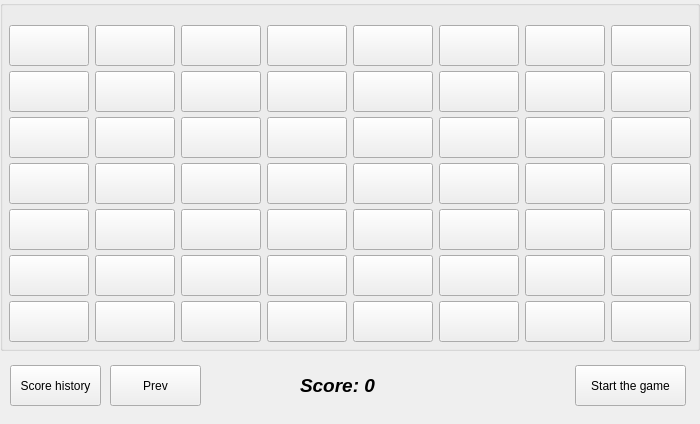
<?xml version="1.0" encoding="UTF-8"?>
<ui version="4.0">
 <class>MainWindow</class>
 <widget class="QMainWindow" name="MainWindow">
  <property name="geometry">
   <rect>
    <x>0</x>
    <y>0</y>
    <width>700</width>
    <height>424</height>
   </rect>
  </property>
  <property name="font">
   <font>
    <family>Ubuntu</family>
   </font>
  </property>
  <property name="windowTitle">
   <string>Reflex game</string>
  </property>
  <widget class="QWidget" name="centralwidget">
   <widget class="QPushButton" name="pushButton_40">
    <property name="geometry">
     <rect>
      <x>353</x>
      <y>255</y>
      <width>80</width>
      <height>41</height>
     </rect>
    </property>
    <property name="text">
     <string/>
    </property>
   </widget>
   <widget class="QPushButton" name="pushButton_49">
    <property name="geometry">
     <rect>
      <x>611</x>
      <y>255</y>
      <width>80</width>
      <height>41</height>
     </rect>
    </property>
    <property name="text">
     <string/>
    </property>
   </widget>
   <widget class="QPushButton" name="ScoreHistory">
    <property name="geometry">
     <rect>
      <x>10</x>
      <y>365</y>
      <width>91</width>
      <height>41</height>
     </rect>
    </property>
    <property name="text">
     <string>Score history</string>
    </property>
   </widget>
   <widget class="QPushButton" name="pushButton_33">
    <property name="geometry">
     <rect>
      <x>525</x>
      <y>163</y>
      <width>80</width>
      <height>41</height>
     </rect>
    </property>
    <property name="text">
     <string/>
    </property>
   </widget>
   <widget class="QPushButton" name="pushButton_48">
    <property name="geometry">
     <rect>
      <x>9</x>
      <y>301</y>
      <width>80</width>
      <height>41</height>
     </rect>
    </property>
    <property name="text">
     <string/>
    </property>
   </widget>
   <widget class="QPushButton" name="pushButton_35">
    <property name="geometry">
     <rect>
      <x>181</x>
      <y>209</y>
      <width>80</width>
      <height>41</height>
     </rect>
    </property>
    <property name="text">
     <string/>
    </property>
   </widget>
   <widget class="QPushButton" name="pushButton_10">
    <property name="geometry">
     <rect>
      <x>439</x>
      <y>25</y>
      <width>80</width>
      <height>41</height>
     </rect>
    </property>
    <property name="text">
     <string/>
    </property>
   </widget>
   <widget class="QPushButton" name="pushButton_29">
    <property name="geometry">
     <rect>
      <x>439</x>
      <y>163</y>
      <width>80</width>
      <height>41</height>
     </rect>
    </property>
    <property name="text">
     <string/>
    </property>
   </widget>
   <widget class="QPushButton" name="pushButton_7">
    <property name="geometry">
     <rect>
      <x>95</x>
      <y>71</y>
      <width>80</width>
      <height>41</height>
     </rect>
    </property>
    <property name="text">
     <string/>
    </property>
   </widget>
   <widget class="QPushButton" name="pushButton_2">
    <property name="geometry">
     <rect>
      <x>95</x>
      <y>25</y>
      <width>80</width>
      <height>41</height>
     </rect>
    </property>
    <property name="text">
     <string/>
    </property>
   </widget>
   <widget class="QPushButton" name="pushButton_37">
    <property name="geometry">
     <rect>
      <x>95</x>
      <y>255</y>
      <width>80</width>
      <height>41</height>
     </rect>
    </property>
    <property name="text">
     <string/>
    </property>
   </widget>
   <widget class="QPushButton" name="pushButton_43">
    <property name="geometry">
     <rect>
      <x>439</x>
      <y>301</y>
      <width>80</width>
      <height>41</height>
     </rect>
    </property>
    <property name="text">
     <string/>
    </property>
   </widget>
   <widget class="QPushButton" name="pushButton_11">
    <property name="geometry">
     <rect>
      <x>439</x>
      <y>71</y>
      <width>80</width>
      <height>41</height>
     </rect>
    </property>
    <property name="text">
     <string/>
    </property>
   </widget>
   <widget class="QPushButton" name="pushButton_9">
    <property name="geometry">
     <rect>
      <x>525</x>
      <y>25</y>
      <width>80</width>
      <height>41</height>
     </rect>
    </property>
    <property name="text">
     <string/>
    </property>
   </widget>
   <widget class="QPushButton" name="pushButton_26">
    <property name="geometry">
     <rect>
      <x>353</x>
      <y>117</y>
      <width>80</width>
      <height>41</height>
     </rect>
    </property>
    <property name="text">
     <string/>
    </property>
   </widget>
   <widget class="QPushButton" name="pushButton_41">
    <property name="geometry">
     <rect>
      <x>353</x>
      <y>209</y>
      <width>80</width>
      <height>41</height>
     </rect>
    </property>
    <property name="text">
     <string/>
    </property>
   </widget>
   <widget class="QPushButton" name="pushButton_8">
    <property name="geometry">
     <rect>
      <x>611</x>
      <y>25</y>
      <width>80</width>
      <height>41</height>
     </rect>
    </property>
    <property name="text">
     <string/>
    </property>
   </widget>
   <widget class="QPushButton" name="pushButton_5">
    <property name="geometry">
     <rect>
      <x>353</x>
      <y>25</y>
      <width>80</width>
      <height>41</height>
     </rect>
    </property>
    <property name="text">
     <string/>
    </property>
   </widget>
   <widget class="QPushButton" name="pushButton_47">
    <property name="geometry">
     <rect>
      <x>267</x>
      <y>301</y>
      <width>80</width>
      <height>41</height>
     </rect>
    </property>
    <property name="text">
     <string/>
    </property>
   </widget>
   <widget class="QPushButton" name="pushButton_17">
    <property name="geometry">
     <rect>
      <x>611</x>
      <y>71</y>
      <width>80</width>
      <height>41</height>
     </rect>
    </property>
    <property name="text">
     <string/>
    </property>
   </widget>
   <widget class="QPushButton" name="pushButton_42">
    <property name="geometry">
     <rect>
      <x>525</x>
      <y>301</y>
      <width>80</width>
      <height>41</height>
     </rect>
    </property>
    <property name="text">
     <string/>
    </property>
   </widget>
   <widget class="QPushButton" name="pushButton_45">
    <property name="geometry">
     <rect>
      <x>181</x>
      <y>301</y>
      <width>80</width>
      <height>41</height>
     </rect>
    </property>
    <property name="text">
     <string/>
    </property>
   </widget>
   <widget class="QPushButton" name="pushButton_53">
    <property name="geometry">
     <rect>
      <x>611</x>
      <y>209</y>
      <width>80</width>
      <height>41</height>
     </rect>
    </property>
    <property name="text">
     <string/>
    </property>
   </widget>
   <widget class="QPushButton" name="pushButton_44">
    <property name="geometry">
     <rect>
      <x>353</x>
      <y>301</y>
      <width>80</width>
      <height>41</height>
     </rect>
    </property>
    <property name="text">
     <string/>
    </property>
   </widget>
   <widget class="QPushButton" name="pushButton_39">
    <property name="geometry">
     <rect>
      <x>9</x>
      <y>255</y>
      <width>80</width>
      <height>41</height>
     </rect>
    </property>
    <property name="text">
     <string/>
    </property>
   </widget>
   <widget class="QPushButton" name="pushButton_22">
    <property name="geometry">
     <rect>
      <x>95</x>
      <y>163</y>
      <width>80</width>
      <height>41</height>
     </rect>
    </property>
    <property name="text">
     <string/>
    </property>
   </widget>
   <widget class="QPushButton" name="pushButton_6">
    <property name="geometry">
     <rect>
      <x>181</x>
      <y>71</y>
      <width>80</width>
      <height>41</height>
     </rect>
    </property>
    <property name="text">
     <string/>
    </property>
   </widget>
   <widget class="QPushButton" name="pushButton_15">
    <property name="geometry">
     <rect>
      <x>525</x>
      <y>71</y>
      <width>80</width>
      <height>41</height>
     </rect>
    </property>
    <property name="text">
     <string/>
    </property>
   </widget>
   <widget class="QPushButton" name="pushButton_1">
    <property name="geometry">
     <rect>
      <x>9</x>
      <y>25</y>
      <width>80</width>
      <height>41</height>
     </rect>
    </property>
    <property name="text">
     <string/>
    </property>
   </widget>
   <widget class="QPushButton" name="pushButton_51">
    <property name="geometry">
     <rect>
      <x>267</x>
      <y>255</y>
      <width>80</width>
      <height>41</height>
     </rect>
    </property>
    <property name="text">
     <string/>
    </property>
   </widget>
   <widget class="QPushButton" name="pushButton_18">
    <property name="geometry">
     <rect>
      <x>95</x>
      <y>117</y>
      <width>80</width>
      <height>41</height>
     </rect>
    </property>
    <property name="text">
     <string/>
    </property>
   </widget>
   <widget class="QPushButton" name="pushButton_4">
    <property name="geometry">
     <rect>
      <x>267</x>
      <y>25</y>
      <width>80</width>
      <height>41</height>
     </rect>
    </property>
    <property name="text">
     <string/>
    </property>
   </widget>
   <widget class="QPushButton" name="pushButton_14">
    <property name="geometry">
     <rect>
      <x>9</x>
      <y>71</y>
      <width>80</width>
      <height>41</height>
     </rect>
    </property>
    <property name="text">
     <string/>
    </property>
   </widget>
   <widget class="QPushButton" name="pushButton_38">
    <property name="geometry">
     <rect>
      <x>525</x>
      <y>255</y>
      <width>80</width>
      <height>41</height>
     </rect>
    </property>
    <property name="text">
     <string/>
    </property>
   </widget>
   <widget class="QPushButton" name="pushButton_32">
    <property name="geometry">
     <rect>
      <x>611</x>
      <y>163</y>
      <width>80</width>
      <height>41</height>
     </rect>
    </property>
    <property name="text">
     <string/>
    </property>
   </widget>
   <widget class="QPushButton" name="pushButton_50">
    <property name="geometry">
     <rect>
      <x>439</x>
      <y>255</y>
      <width>80</width>
      <height>41</height>
     </rect>
    </property>
    <property name="text">
     <string/>
    </property>
   </widget>
   <widget class="QPushButton" name="pushButton_55">
    <property name="geometry">
     <rect>
      <x>439</x>
      <y>209</y>
      <width>80</width>
      <height>41</height>
     </rect>
    </property>
    <property name="text">
     <string/>
    </property>
   </widget>
   <widget class="QPushButton" name="pushButton_30">
    <property name="geometry">
     <rect>
      <x>353</x>
      <y>163</y>
      <width>80</width>
      <height>41</height>
     </rect>
    </property>
    <property name="text">
     <string/>
    </property>
   </widget>
   <widget class="QPushButton" name="pushButton_27">
    <property name="geometry">
     <rect>
      <x>267</x>
      <y>117</y>
      <width>80</width>
      <height>41</height>
     </rect>
    </property>
    <property name="text">
     <string/>
    </property>
   </widget>
   <widget class="QPushButton" name="pushButton_12">
    <property name="geometry">
     <rect>
      <x>353</x>
      <y>71</y>
      <width>80</width>
      <height>41</height>
     </rect>
    </property>
    <property name="text">
     <string/>
    </property>
   </widget>
   <widget class="QPushButton" name="pushButton_19">
    <property name="geometry">
     <rect>
      <x>181</x>
      <y>163</y>
      <width>80</width>
      <height>41</height>
     </rect>
    </property>
    <property name="text">
     <string/>
    </property>
   </widget>
   <widget class="QPushButton" name="pushButton_23">
    <property name="geometry">
     <rect>
      <x>611</x>
      <y>117</y>
      <width>80</width>
      <height>41</height>
     </rect>
    </property>
    <property name="text">
     <string/>
    </property>
   </widget>
   <widget class="QPushButton" name="GameStatus">
    <property name="geometry">
     <rect>
      <x>575</x>
      <y>365</y>
      <width>111</width>
      <height>41</height>
     </rect>
    </property>
    <property name="text">
     <string>Start the game</string>
    </property>
   </widget>
   <widget class="QPushButton" name="pushButton_54">
    <property name="geometry">
     <rect>
      <x>525</x>
      <y>209</y>
      <width>80</width>
      <height>41</height>
     </rect>
    </property>
    <property name="text">
     <string/>
    </property>
   </widget>
   <widget class="QPushButton" name="pushButton_52">
    <property name="geometry">
     <rect>
      <x>181</x>
      <y>255</y>
      <width>80</width>
      <height>41</height>
     </rect>
    </property>
    <property name="text">
     <string/>
    </property>
   </widget>
   <widget class="QPushButton" name="pushButton_36">
    <property name="geometry">
     <rect>
      <x>267</x>
      <y>209</y>
      <width>80</width>
      <height>41</height>
     </rect>
    </property>
    <property name="text">
     <string/>
    </property>
   </widget>
   <widget class="QPushButton" name="pushButton_28">
    <property name="geometry">
     <rect>
      <x>267</x>
      <y>163</y>
      <width>80</width>
      <height>41</height>
     </rect>
    </property>
    <property name="text">
     <string/>
    </property>
   </widget>
   <widget class="QPushButton" name="pushButton_31">
    <property name="geometry">
     <rect>
      <x>9</x>
      <y>209</y>
      <width>80</width>
      <height>41</height>
     </rect>
    </property>
    <property name="text">
     <string/>
    </property>
   </widget>
   <widget class="QPushButton" name="pushButton_25">
    <property name="geometry">
     <rect>
      <x>439</x>
      <y>117</y>
      <width>80</width>
      <height>41</height>
     </rect>
    </property>
    <property name="text">
     <string/>
    </property>
   </widget>
   <widget class="QPushButton" name="pushButton_13">
    <property name="geometry">
     <rect>
      <x>267</x>
      <y>71</y>
      <width>80</width>
      <height>41</height>
     </rect>
    </property>
    <property name="text">
     <string/>
    </property>
   </widget>
   <widget class="QPushButton" name="pushButton_34">
    <property name="geometry">
     <rect>
      <x>95</x>
      <y>209</y>
      <width>80</width>
      <height>41</height>
     </rect>
    </property>
    <property name="text">
     <string/>
    </property>
   </widget>
   <widget class="QPushButton" name="pushButton_46">
    <property name="geometry">
     <rect>
      <x>95</x>
      <y>301</y>
      <width>80</width>
      <height>41</height>
     </rect>
    </property>
    <property name="text">
     <string/>
    </property>
   </widget>
   <widget class="QPushButton" name="pushButton_16">
    <property name="geometry">
     <rect>
      <x>9</x>
      <y>117</y>
      <width>80</width>
      <height>41</height>
     </rect>
    </property>
    <property name="text">
     <string/>
    </property>
   </widget>
   <widget class="QPushButton" name="pushButton_21">
    <property name="geometry">
     <rect>
      <x>181</x>
      <y>117</y>
      <width>80</width>
      <height>41</height>
     </rect>
    </property>
    <property name="text">
     <string/>
    </property>
   </widget>
   <widget class="QPushButton" name="pushButton_3">
    <property name="geometry">
     <rect>
      <x>181</x>
      <y>25</y>
      <width>80</width>
      <height>41</height>
     </rect>
    </property>
    <property name="text">
     <string/>
    </property>
   </widget>
   <widget class="QPushButton" name="pushButton_56">
    <property name="geometry">
     <rect>
      <x>611</x>
      <y>301</y>
      <width>80</width>
      <height>41</height>
     </rect>
    </property>
    <property name="text">
     <string/>
    </property>
   </widget>
   <widget class="QPushButton" name="pushButton_20">
    <property name="geometry">
     <rect>
      <x>9</x>
      <y>163</y>
      <width>80</width>
      <height>41</height>
     </rect>
    </property>
    <property name="text">
     <string/>
    </property>
   </widget>
   <widget class="QPushButton" name="pushButton_24">
    <property name="geometry">
     <rect>
      <x>525</x>
      <y>117</y>
      <width>80</width>
      <height>41</height>
     </rect>
    </property>
    <property name="text">
     <string/>
    </property>
   </widget>
   <widget class="QLabel" name="label">
    <property name="geometry">
     <rect>
      <x>300</x>
      <y>374</y>
      <width>100</width>
      <height>22</height>
     </rect>
    </property>
    <property name="font">
     <font>
      <pointsize>14</pointsize>
      <weight>75</weight>
      <italic>true</italic>
      <bold>true</bold>
      <underline>false</underline>
      <strikeout>false</strikeout>
     </font>
    </property>
    <property name="mouseTracking">
     <bool>false</bool>
    </property>
    <property name="tabletTracking">
     <bool>false</bool>
    </property>
    <property name="acceptDrops">
     <bool>false</bool>
    </property>
    <property name="autoFillBackground">
     <bool>false</bool>
    </property>
    <property name="text">
     <string>Score: 0</string>
    </property>
    <property name="scaledContents">
     <bool>false</bool>
    </property>
    <property name="wordWrap">
     <bool>false</bool>
    </property>
    <property name="openExternalLinks">
     <bool>false</bool>
    </property>
   </widget>
   <widget class="QGroupBox" name="groupBox">
    <property name="geometry">
     <rect>
      <x>0</x>
      <y>0</y>
      <width>700</width>
      <height>351</height>
     </rect>
    </property>
    <property name="title">
     <string/>
    </property>
   </widget>
   <widget class="QPushButton" name="prev">
    <property name="geometry">
     <rect>
      <x>110</x>
      <y>365</y>
      <width>91</width>
      <height>41</height>
     </rect>
    </property>
    <property name="text">
     <string>Prev</string>
    </property>
   </widget>
   <zorder>groupBox</zorder>
   <zorder>pushButton_40</zorder>
   <zorder>pushButton_49</zorder>
   <zorder>ScoreHistory</zorder>
   <zorder>pushButton_33</zorder>
   <zorder>pushButton_48</zorder>
   <zorder>pushButton_35</zorder>
   <zorder>pushButton_10</zorder>
   <zorder>pushButton_29</zorder>
   <zorder>pushButton_7</zorder>
   <zorder>pushButton_2</zorder>
   <zorder>pushButton_37</zorder>
   <zorder>pushButton_43</zorder>
   <zorder>pushButton_11</zorder>
   <zorder>pushButton_9</zorder>
   <zorder>pushButton_26</zorder>
   <zorder>pushButton_41</zorder>
   <zorder>pushButton_8</zorder>
   <zorder>pushButton_5</zorder>
   <zorder>pushButton_47</zorder>
   <zorder>pushButton_17</zorder>
   <zorder>pushButton_42</zorder>
   <zorder>pushButton_45</zorder>
   <zorder>pushButton_53</zorder>
   <zorder>pushButton_44</zorder>
   <zorder>pushButton_39</zorder>
   <zorder>pushButton_22</zorder>
   <zorder>pushButton_6</zorder>
   <zorder>pushButton_15</zorder>
   <zorder>pushButton_1</zorder>
   <zorder>pushButton_51</zorder>
   <zorder>pushButton_18</zorder>
   <zorder>pushButton_4</zorder>
   <zorder>pushButton_14</zorder>
   <zorder>pushButton_38</zorder>
   <zorder>pushButton_32</zorder>
   <zorder>pushButton_50</zorder>
   <zorder>pushButton_55</zorder>
   <zorder>pushButton_30</zorder>
   <zorder>pushButton_27</zorder>
   <zorder>pushButton_12</zorder>
   <zorder>pushButton_19</zorder>
   <zorder>pushButton_23</zorder>
   <zorder>GameStatus</zorder>
   <zorder>pushButton_54</zorder>
   <zorder>pushButton_52</zorder>
   <zorder>pushButton_36</zorder>
   <zorder>pushButton_28</zorder>
   <zorder>pushButton_31</zorder>
   <zorder>pushButton_25</zorder>
   <zorder>pushButton_13</zorder>
   <zorder>pushButton_34</zorder>
   <zorder>pushButton_46</zorder>
   <zorder>pushButton_16</zorder>
   <zorder>pushButton_21</zorder>
   <zorder>pushButton_3</zorder>
   <zorder>pushButton_56</zorder>
   <zorder>pushButton_20</zorder>
   <zorder>pushButton_24</zorder>
   <zorder>label</zorder>
   <zorder>prev</zorder>
  </widget>
 </widget>
 <resources/>
 <connections/>
</ui>
